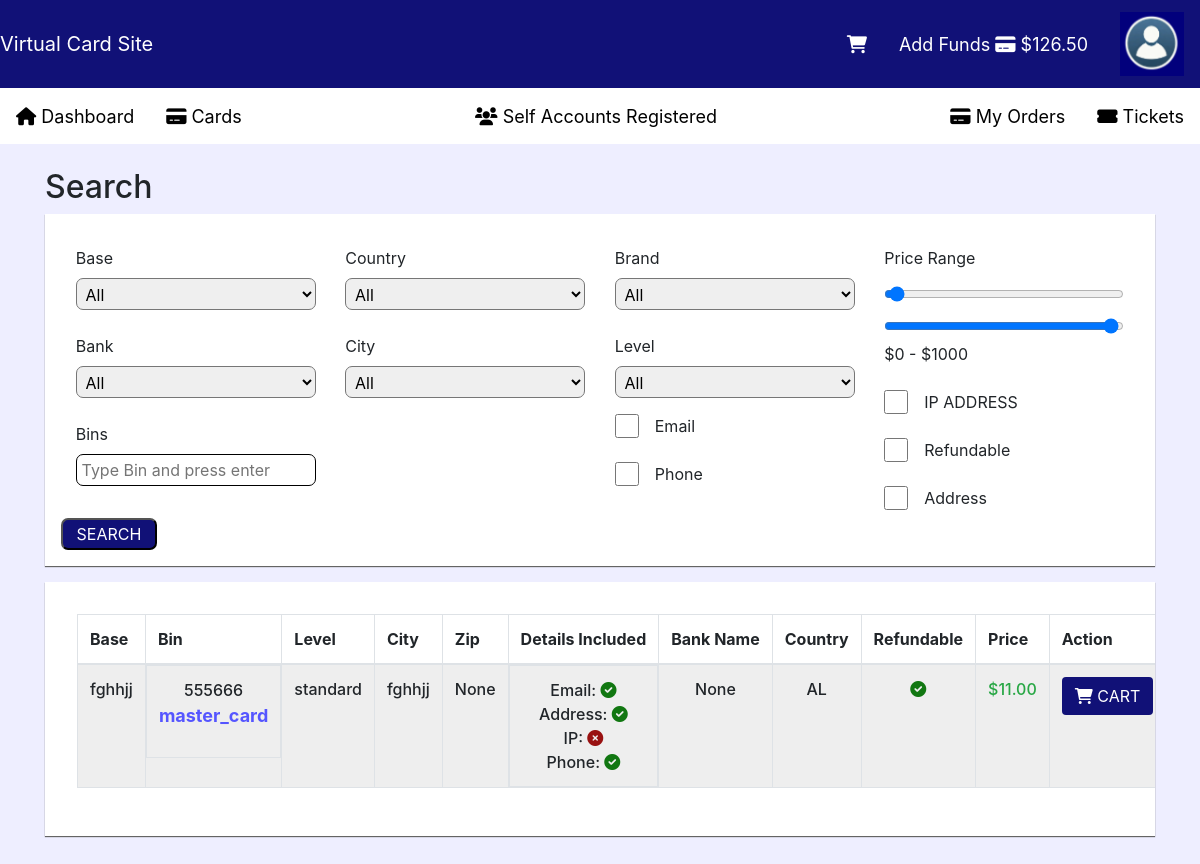
The app's page /vhq_detail_cards/ (signed in) with its own data.
### cards/models.py (models this page shows, shortened)
class Account(models.Model):
    user = models.OneToOneField(User, on_delete=models.CASCADE)
    balance = models.DecimalField(max_digits=10, decimal_places=2, default=0)

class HQCard(Card):
    TYPE_CHOICES = [
        ('visa', 'Visa'),
        ('master_card', 'Master Card')
    ]
    LEVEL_CHOICES = [
        ('standard', 'STANDARD'),
        ('gold', 'GOLD'),
        ('classic', 'CLASSIC'),
        ('prepaid', 'PREPAID'),
        ('infinite', 'INFINITE')
    ]
    CREDIT_DEBIT = [
        ('credit', 'CREDIT'),
        ('debit', 'DEBIT')
    ]
    bank_name = models.CharField(max_length=200, null=True, blank=True)
    base = models.CharField(max_length=200)
    card_bin = models.CharField(max_length=50)
    status = models.CharField(max_length=20, choices=TYPE_CHOICES, default='visa')
    level = models.CharField(max_length=20, choices=LEVEL_CHOICES, default='standard')
    credit_debit = models.CharField(max_length=10, choices=CREDIT_DEBIT, default='credit')
    card_zip = models.CharField(max_length=20, null=True, blank=True)
    ua = models.CharField(max_length=200, null=True, blank=True)
    refundable = models.BooleanField(default=True)
    class Meta:
        abstract = False

class VHQCard(HQCard):
    months_left = models.IntegerField()
    screen_resolution = models.CharField(max_length=200, null=True, blank=True)
    user_agent = models.TextField()

class Card(SellingItem):
    exp_date = models.CharField(max_length=5)
    name = models.CharField(max_length=100)
    address = models.CharField(max_length=255, null=True)
    city = models.CharField(max_length=100)
    state = models.CharField(max_length=100)
    email = models.EmailField(blank=True, null=True)
    phone = models.CharField(max_length=15, blank=True, null=True)
    dob = models.DateField(blank=True, null=True)
    ssn = models.CharField(max_length=200, blank=True, null=True)
    ip = models.CharField(max_length=20, blank=True, null=True)
    class Meta:
        abstract = False

class HQCard(Card):
    TYPE_CHOICES = [
        ('visa', 'Visa'),
        ('master_card', 'Master Card')
    ]
    LEVEL_CHOICES = [
        ('standard', 'STANDARD'),
        ('gold', 'GOLD'),
        ('classic', 'CLASSIC'),
        ('prepaid', 'PREPAID'),
        ('infinite', 'INFINITE')
    ]
    CREDIT_DEBIT = [
        ('credit', 'CREDIT'),
        ('debit', 'DEBIT')
    ]
    bank_name = models.CharField(max_length=200, null=True, blank=True)
    base = models.CharField(max_length=200)
    card_bin = models.CharField(max_length=50)
    status = models.CharField(max_length=20, choices=TYPE_CHOICES, default='visa')
    level = models.CharField(max_length=20, choices=LEVEL_CHOICES, default='standard')
    credit_debit = models.CharField(max_length=10, choices=CREDIT_DEBIT, default='credit')
    card_zip = models.CharField(max_length=20, null=True, blank=True)
    ua = models.CharField(max_length=200, null=True, blank=True)
    refundable = models.BooleanField(default=True)
    class Meta:
        abstract = False

class SellingItem(models.Model):
    country = CountryField(blank_label='(Select Country)', null=True, blank=True)
    description = models.TextField()
    price = models.DecimalField(max_digits=10, decimal_places=2)
    available = models.BooleanField(default=True, null=True, blank=True)
    class Meta:
        abstract = False

class Card(SellingItem):
    exp_date = models.CharField(max_length=5)
    name = models.CharField(max_length=100)
    address = models.CharField(max_length=255, null=True)
    city = models.CharField(max_length=100)
    state = models.CharField(max_length=100)
    email = models.EmailField(blank=True, null=True)
    phone = models.CharField(max_length=15, blank=True, null=True)
    dob = models.DateField(blank=True, null=True)
    ssn = models.CharField(max_length=200, blank=True, null=True)
    ip = models.CharField(max_length=20, blank=True, null=True)
    class Meta:
        abstract = False

class SellingItem(models.Model):
    country = CountryField(blank_label='(Select Country)', null=True, blank=True)
    description = models.TextField()
    price = models.DecimalField(max_digits=10, decimal_places=2)
    available = models.BooleanField(default=True, null=True, blank=True)
    class Meta:
        abstract = False

### cards/views.py (the view, shortened to what this page needs)
# urls.py: path('vhq_detail_cards/', vhq_detail_cards, name='vhq_detail_cards'),
@login_required
def vhq_detail_cards(request):
    cards = VHQCard.objects.filter(available=True)
    countries = list(set(card.country for card in cards))
    bases = list(set(card.base for card in cards))
    banks = list(set(card.bank_name for card in cards))
    cities = list(set(card.city for card in cards))
    statuses = list(set(card.status for card in cards))
    levels = list(set(card.level for card in cards))
    return render(request, 'cards/vhq_detail_cards.html', {
        'cards': cards,
        'countries': countries,
        'bases': bases,
        'banks': banks,
        'cities': cities,
        'statuses': statuses,
        'levels': levels
    })

### cards/templates/cards/vhq_detail_cards.html (shortened to what this page needs)
{% extends 'cards/base_generic.html' %}
{% block content %}
<div class="cards-div">
    <h2>Search</h2>
    <div class="search-div">
        <div class="search-elements">
            <div class="elements">
                <label for="base">Base</label>
                <select id="base" name="base" class="custom-input">
                    <option value="All">All</option>
                </select>
                <br/>
                <label for="bank">Bank</label>
                <select id="bank" name="bank" class="custom-input">
                    <option value="All">All</option>
                </select>
                <br/>
                <label for="bin">Bins</label>
                <input class="custom-input" style="border: 1px black solid;" id="bin" name="bin" placeholder="Type Bin and press enter">
            </div>
            <div class="elements">
                <label for="country">Country</label>
                <select id="country" name="country" class="custom-input">
                    <option value="All">All</option>
                </select>
                <br/>
                <label for="city">City</label>
                <select id="city" name="city" class="custom-input">
                    <option value="All">All</option>
                </select>
            </div>
            <div class="elements">
                <label for="status">Brand</label>
                <select id="status" name="status" class="custom-input">
                    <option value="All">All</option>
                </select>
                <br/>
                <label for="level">Level</label>
                <select id="level" name="level" class="custom-input">
                    <option value="All">All</option>
                </select>
                <div class="checkboxes">
                    <input type="checkbox" name="email" id="email">
                    <label for="email">Email</label>
                </div>
                <div class="checkboxes">
                    <input type="checkbox" name="phone" id="phone">
                    <label for="phone">Phone</label>
                </div>
            </div>
            <div class="elements">
                <label>Price Range</label>
                <input type="range" id="min-price" min="0" max="1000" step="10" value="0" class="custom-input" oninput="updatePriceRange()">
                <input type="range" id="max-price" min="0" max="1000" step="10" value="1000" class="custom-input" oninput="updatePriceRange()">
                <label id="price-label">$0 - $1000</label>
                <div class="checkboxes">
                    <input type="checkbox" name="ip" id="ip">
                    <label for="ip">IP ADDRESS</label>
                </div>
                <div class="checkboxes">
                    <input type="checkbox" name="refundable" id="refundable">
                    <label for="refundable">Refundable</label>
                </div>
                <div class="checkboxes">
                    <input type="checkbox" name="address" id="address">
                    <label for="address">Address</label>
                </div>
            </div>
        </div>
        <button class="search-button" onclick="submitSearch()">SEARCH</button>
    </div>
    <div class="cards-table">
        <table class="table table-bordered">
            <thead>
                <tr>
                    <th>Base</th>
                    <th>Bin</th>
                    <th>Level</th>
                    <th>City</th>
                    <th>Zip</th>
                    <th>Details Included</th>
                    <th>Bank Name</th>
                    <th>Country</th>
                    <th>Refundable</th>
                    <th>Price</th>
                    <th>Action</th>
                </tr>
            </thead>
            <tbody>
                {% for card in cards %}
                <tr>
                    <td>{{ card.base }}</td>
                    <td style="display: flex; flex-direction: column;">
                        {{ card.card_bin }}
                        <p style="color: #55f; font-weight: bold; font-size: 18px;">{{ card.status }}</p>
                    </td>
                    <td>{{ card.level }}</td>
                    <td>{{ card.city }}</td>
                    <td>{{ card.card_zip }}</td>
                    <td style="display: flex; flex-direction: column;">
                        <div>Email:
                            {% if card.email %}
                                <i class="fas fa-check-circle ok-icon"></i>
                            {% else %}
                                <i class="fas fa-times-circle no-icon"></i>
                            {% endif %}
                        </div>
                        <div>Address:
                            {% if card.address %}
                                <i class="fas fa-check-circle ok-icon"></i>
                            {% else %}
                                <i class="fas fa-times-circle no-icon"></i>
                            {% endif %}
                        </div>
                        <div>IP:
                            {% if card.ip %}
                                <i class="fas fa-check-circle ok-icon"></i>
                            {% else %}
                                <i class="fas fa-times-circle no-icon"></i>
                            {% endif %}
                        </div>
                        <div>Phone:
                            {% if card.phone %}
                                <i class="fas fa-check-circle ok-icon"></i>
                            {% else %}
                                <i class="fas fa-times-circle no-icon"></i>
                            {% endif %}
                        </div>
                    </td>
                    <td>{{ card.bank_name }}</td>
                    <td>
                        {{ card.country }}
                    </td>
                    <td>
                        {% if card.refundable %}
                            <i class="fas fa-check-circle ok-icon"></i>
                        {% else %}
                            <i class="fas fa-times-circle no-icon"></i>
                        {% endif %}
                    </td>
                    <td class="text-success">${{ card.price }}</td>
                    <td><a href="{% url 'add_hq_shop' card.id %}" class="btn cart-btn">
                        <i class="fas fa-shopping-cart"></i> CART
                    </a></td>
                </tr>
                {% empty %}
                <tr>
                    <td colspan="6">No cards available at the moment.</td>
                </tr>
                {% endfor %}
            </tbody>
        </table>
    </div>
</div>
{% endblock %}

### cards/templates/cards/base_generic.html (shortened to what this page needs)
{% load static %}
<!DOCTYPE html>
<html lang="en">
<head>
    <link rel="stylesheet" href="https://stackpath.bootstrapcdn.com/bootstrap/4.5.2/css/bootstrap.min.css">
    <link rel="stylesheet" href="https://cdnjs.cloudflare.com/ajax/libs/font-awesome/6.0.0/css/all.min.css">
    <link rel="stylesheet" href="https://cdnjs.cloudflare.com/ajax/libs/flag-icon-css/6.7.0/css/flag-icons.min.css">
</head>
<body>
    <nav class="custom-navbar">
        <div class="navigation-left">
            <a class="navbar-brand" href="{% url 'home' %}">Virtual Card Site</a>
            </div>
            <div class="navigation-right">
            {% if user.is_authenticated %}
            {% if not user.is_superuser %}
            <div class="nav-item"><a class="nav-link" href="{% url 'shoppings' %}">
                <div class="shopping-icon">
                    <i class="fas fa-shopping-cart"></i>
                </div>
            </a></div>
            <div class="nav-item" style="display: flex; flex-direction: row;"><a class="nav-link" href="{% url 'add_funds' %}">
                Add Funds <i class="fas fa-credit-card"></i> ${{ balance }}
            </a></div>
            {% endif %}
            <div class="nav-item custom_li_logo"><a class="nav-link">
                <img onclick="toggleUserInfo()" class="user_logo" src="{% static 'images/user_logo.PNG' %}"/></a>
            </div>
            {% else %}
            <div class="nav-item"><a class="nav-link" href="{% url 'authenticate' %}">Authenticate</a></div>
            {% endif %}
        </div>
    </nav>
    <nav class="second-nav">
        <div class="navigation-left2">
            <div class="nav-item"><a class="nav-link" href="{% url 'home' %}"><i class="fas fa-home"></i> Dashboard</a></div>
            <div class="nav-item">
                <div style="position: relative;">
                    <a onclick="toggleCardDetailChoices()" class="nav-link"><i class="fas fa-credit-card"></i> Cards</a>
                </div>
            </div>
            </div>
            <div class="nav-item navigation-center"><a class="nav-link" href="{% url 'self_account_detail_cards' %}"><i class="fas fa-users"></i> Self Accounts Registered</a></div>
            <div class="navigation-right2">
                <div style="position: relative;">
                    <a onclick="toggleOrdersChoices()" class="nav-link"><i class="fas fa-credit-card"></i> My Orders</a>
                </div>
                <div class="nav-item"><a class="nav-link" href="{% url 'support_tickets' %}"><i class="fas fa-ticket-alt"></i> Tickets</a></div>
            </div>
    </nav>
    <div class="container mt-4">
        {% block content %}
        {% endblock %}
    </div>
</body>
</html>

### records on screen
Account: balance "126.50"
VHQCard: base "fghhjj", card_bin "555666", status "master_card", level "standard", city "fghhjj", card_zip "None", bank_name "None", country "AL", price "11.00"
